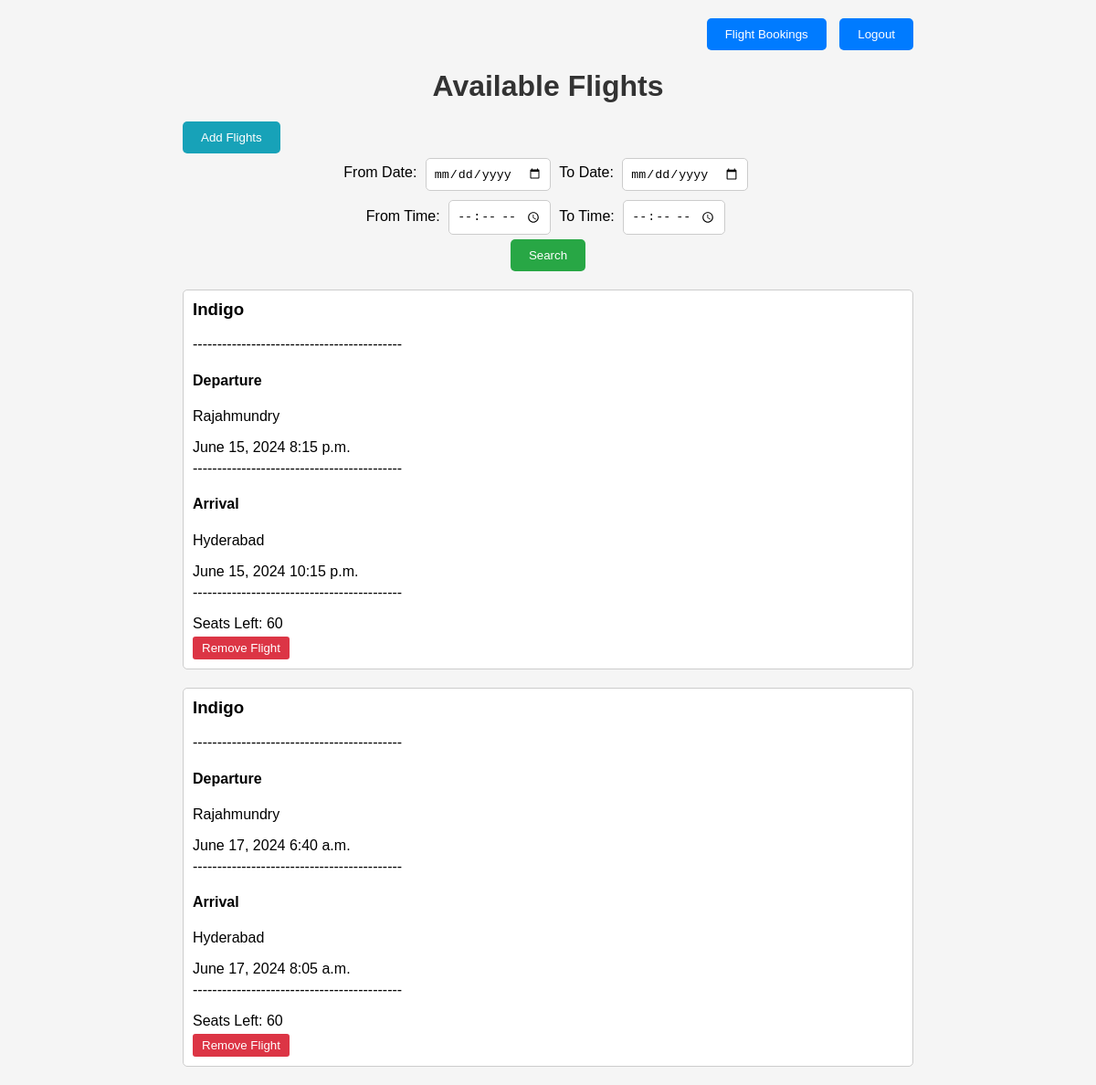
The page /flights/ (signed in) on the database as committed earlier.
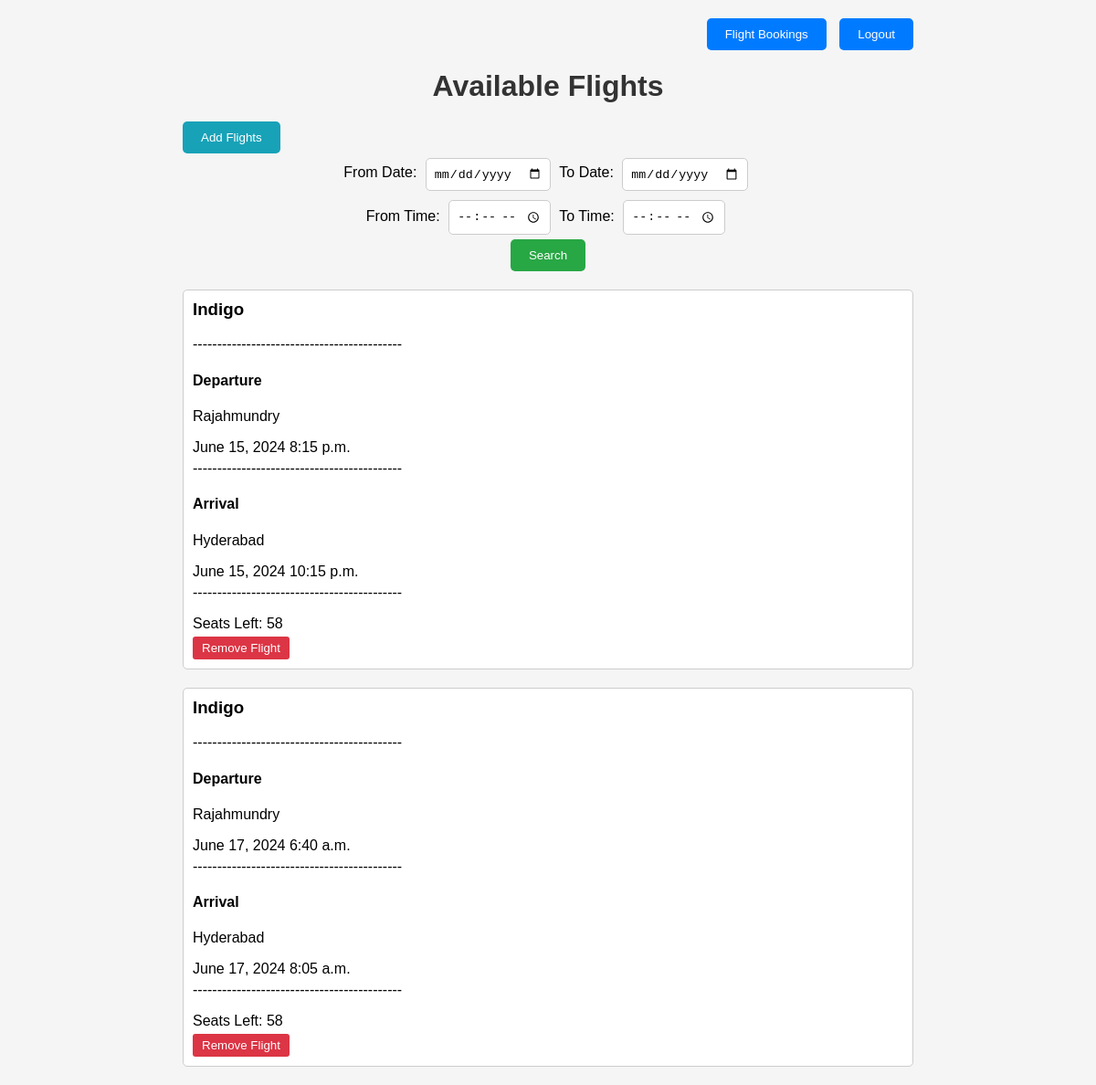
The same page on the database as committed later.
### bookings/models.py (models this page shows, shortened)
class Flight(models.Model):
    flight_number = models.UUIDField(primary_key=True, default=uuid.uuid4, editable=False)
    from_airport=models.CharField(max_length=100)
    to_airport=models.CharField(max_length=100)
    flight_name=models.CharField(max_length=200)
    departure_date=models.DateField()
    departure_time=models.TimeField()
    arrival_date=models.DateField()
    arrival_time=models.TimeField()
    seat_count=models.PositiveIntegerField(default=60)
    booked_seats=models.PositiveIntegerField(default=0)
    seats_left = models.IntegerField(default=60)

### bookings/views.py (the view)
# urls.py: path('flights/',views.flights,name="flights"),
@login_required(login_url='login')
def flights(request):
    if request.method == 'POST':
        from_date = request.POST.get('from_date')
        to_date = request.POST.get('to_date')
        from_time = request.POST.get('from_time')
        to_time = request.POST.get('to_time')
        filtered_flights = Flight.objects.all()
        if from_date:
            filtered_flights = filtered_flights.filter(departure_date__gte=from_date)
        if to_date:
            filtered_flights = filtered_flights.filter(departure_date__lte=to_date)
        if from_time:
            filtered_flights = filtered_flights.filter(departure_time__gte=from_time)
        if to_time:
            filtered_flights = filtered_flights.filter(departure_time__lte=to_time)
        context = {'flights': filtered_flights}
        return render(request, 'flights.html', context)
    else:
        all_flights = Flight.objects.all()
        context = {'flights': all_flights}
        return render(request, 'flights.html', context)

### bookings/templates/flights.html (shortened to what this page needs)
{% load static %}
<!DOCTYPE html>
<html lang="en">
<head>
    <link rel="stylesheet" href="{% static 'flights.css' %}" />
</head>
<body>
    <div class="container">
        <div class="top-right">
            {% if user.is_authenticated %}
            {% if user.user_type == 'admin' %}
            <a href="{% url 'search_flights' %}"><button>Flight Bookings</button></a>
            {% else %}
            <a href="{% url 'my_bookings' %}"><button>My Bookings</button></a>
            {% endif %}
            <form action="{% url 'logout' %}" method="post">
                <button type="submit">Logout</button>
            </form>
            {% endif %}
        </div>
        <h1>Available Flights</h1>
        <div class="add-flight">
            {% if user.is_authenticated %}
            {% if user.user_type == 'admin' %}
            <a href="{% url 'add_flight' %}"><button>Add Flights</button></a>
            {% endif %}
            {% endif %}
        </div>
        <div class="filter-container">
            <form method="post" action="{% url 'flights' %}">
                <label for="from_date">From Date:</label>
                <input type="date" id="from_date" name="from_date">
                <label for="to_date">To Date:</label>
                <input type="date" id="to_date" name="to_date">
                <br>
                <label for="from_time">From Time:</label>
                <input type="time" id="from_time" name="from_time">
                <label for="to_time">To Time:</label>
                <input type="time" id="to_time" name="to_time">
                <br>
                <input type="submit" value="Search">
            </form>
        </div>
{% for flight in flights %}
<div class="flight-box">
    <h3 class="flight-name">{{ flight.flight_name }}</h3>
    <span>-------------------------------------------</span>
    <div class="flight-details">
        <div class="airports">
            <div class="departure">
                <h4>Departure</h4>
                <p>{{ flight.from_airport }}</p>
                <p class="time">{{ flight.departure_date }} {{ flight.departure_time }}</p>
            </div>
            <span>-------------------------------------------</span>
            <div class="arrival">
                <h4>Arrival</h4>
                <p>{{ flight.to_airport }}</p>
                <p class="time">{{ flight.arrival_date }} {{ flight.arrival_time }}</p>
            </div>
        </div>
        <span>-------------------------------------------</span>
        <p class="seats-left">Seats Left: {{ flight.seats_left }}</p>
    </div>
            {% if user.is_authenticated %}
            {% if user.user_type == 'admin' %}
            <form method="post" action="{% url 'remove_flight' flight.flight_number %}">
                <button type="submit" class="remove-btn"
                    onclick="return confirm('Are you sure you want to delete this flight?')">Remove Flight</button>
            </form>
            {% endif %}
            {% endif %}
        </div>
        {% endfor %}
    </div>
</body>
</html>

### static/flights.css (style rules this page uses)
body { font-family: Arial, sans-serif; margin: 0; padding: 0; background-color: #f5f5f5; }
.container { max-width: 800px; margin: 20px auto; padding: 0 20px; }
.top-right { text-align: right; margin-bottom: 20px; }
.top-right form { display: inline-block; }
.top-right button { background-color: #007bff; color: #fff; border: none; padding: 10px 20px; margin-left: 10px; cursor: pointer; border-radius: 5px; transition: background-color 0.3s ease; }
h1 { color: #333; text-align: center; margin-bottom: 20px; }
.filter-container { text-align: center; margin-bottom: 20px; }
.filter-container input[type="date"], .filter-container input[type="time"] { padding: 8px; border-radius: 5px; border: 1px solid #ccc; margin: 5px; }
.filter-container input[type="submit"] { background-color: #28a745; color: #fff; border: none; padding: 10px 20px; border-radius: 5px; cursor: pointer; transition: background-color 0.3s ease; }
.add-flight button { background-color: #17a2b8; color: #fff; border: none; padding: 10px 20px; border-radius: 5px; cursor: pointer; transition: background-color 0.3s ease; }
.flight-box { border: 1px solid #ccc; padding: 10px; margin-bottom: 20px; background-color: #fff; border-radius: 5px; }
.flight-box h3 { margin-top: 0; }
.flight-box p { margin-bottom: 5px; }
.remove-btn, .book-btn { background-color: #dc3545; color: #fff; border: none; padding: 5px 10px; border-radius: 3px; cursor: pointer; transition: background-color 0.3s ease; }

Rows that differ between the two databases and show on the page:
changed Flight "June 15, 2024": seats_left "60" → "58"
changed Flight "June 17, 2024": seats_left "60" → "58"
